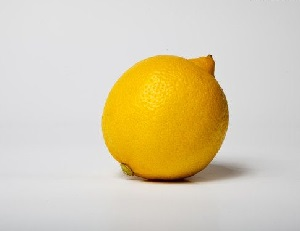
%> input picture Exercise2/coseg-master/images/lemon1.jpg, 300 x 231 px
$ octave Lab_clustering.m   (GNU Octave 9; MATLAB toolbox functions it lacks are replaced by stand-ins)
%> lines starting %> are read from the running program, lines starting %| are printed output that depends on the picture
% Method adapted from MathWorks
close all;
clc;
%run using matlab /r "img=imagename;n_col=number;clustering"
img = imread('.\images\lemon1.jpg');
%> img is the input picture: size 231x300x3 uint8; mean R, G, B 216.5, 205.1, 176.3
imshow(img);title('原图');
cform = makecform('srgb2lab');
lab_img = applycform(img,cform);
%> lab_img: size 231x300x3 uint8; mean of channels 1, 2, 3 211.9, 130.8, 141.7
figure, imshow(lab_img);title('Lab空间');
%using kmeans algorithm for clustering annd the 'a' and 'b' channels from
%Lab image
ab = double(lab_img(:,:,2:3)); %matrix of all pixels in the image with values for a and b only图像中所有像素的矩阵，仅具有a和b的值
nrows = size(ab,1); %image height
%> nrows = 231
ncols = size(ab,2); %image width
%> ncols = 300
ab = reshape(ab,nrows*ncols,2); %matrix of pixels; if image has size m*n, then nrows = m*n and ncol = 2 (chanels a and b)
n_col = 3; %number of colors is equal to the number of centroids for kmenas; depends of image颜色数量等于k均值的质心数量； 取决于图像

rep = 5;
%repeat the clustering 'rep' times to avoid local minima重复聚类“ rep”时间以避免局部最小值
[cluster_idx, cluster_center] = kmeans(ab,n_col,'distance','sqEuclidean','Replicates',rep);
%> cluster_center = [128.2 128.4; 145.6 184.1; 140.8 204.8]
%labeling the pixels by clusters通过聚类标记像素
pixel_labels = reshape(cluster_idx,nrows,ncols);
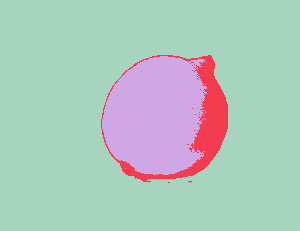
%> pixel_labels: size 231x300 double; 3 distinct labels, from 1 to 3; one colour per label, 0 black
figure, imshow(pixel_labels,[]), title('image labeled by cluster index, repetitions = '+rep);

%separate image segments (by color)分开的图像段（按颜色）
segmented_images = cell(1,n_col); % returns a cell array of empty matrices to be filled with image segments
rgb_label = repmat(pixel_labels,[1 1 n_col]);
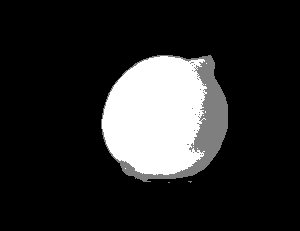
%> rgb_label: size 231x300x3 double; min 1, max 3, mean 1.33; drawn with min black and max white

for k = 1:n_col
    color = img;
    color(rgb_label ~= k) = 0;
    segmented_images{k} = color;
end
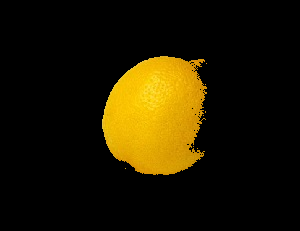
%> color: size 231x300x3 uint8; mean R, G, B 32.5, 24.6, 0.9
%> after the loop, segmented_images = 3 items

for k = 1:size(segmented_images,2)
    figure, imshow(segmented_images{k}), title('objects in cluster '+k);
end
%> this loop made 3 passes
%> pass 2, `imshow(segmented_images{k})`:
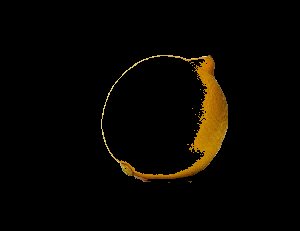
%> displayed picture: size 231x300x3, on the screen's scale of 0 to 255; mean R, G, B 8.1, 5.5, 0.8
mean_cluster_value = mean(cluster_center,2);
%> mean_cluster_value = [128.3; 164.9; 172.8]

im1 = mean2(segmented_images{1});
%> im1 = 175.2
im2 = mean2(segmented_images{2});
%> im2 = 4.79
im3 = mean2(segmented_images{3});
%> im3 = 19.31

% im = cat(3,im1,im2,im3);
% figure, imshow(im);
%detect light and dark shades of the same color using 'L' channel
L = lab_img(:,:,1); %intensity layer
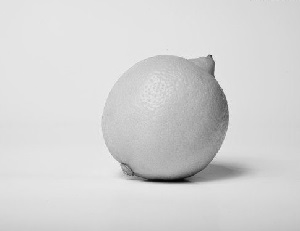
%> L: size 231x300 uint8; min 4, max 243, mean 211.9
%figure, imshow(L,[]);

h=imhist(L);
%> h = 256 values, max 7984 at index 229, min 0 at index 1, mean 270.7
level1 = multithresh(L,n_col-1);
%> level1 = [154 203]
seg1 = imquantize(L,level1);
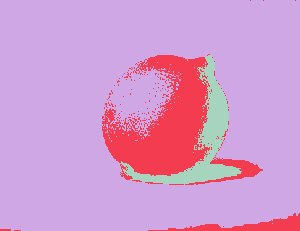
%> seg1: size 231x300 double; 3 distinct labels, from 1 to 3; one colour per label, 0 black
RGB1 = label2rgb(seg1)
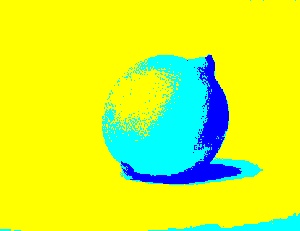
%> RGB1: size 231x300x3 uint8; mean R, G, B 209.3, 243.3, 45.7
figure, imshow(RGB1,[]);title('RGB')
